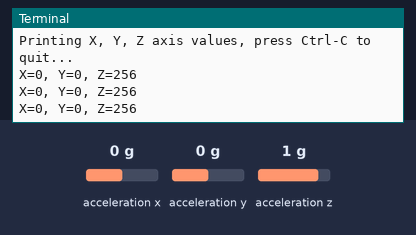
Bench run of a program on a simulated Raspberry Pi (BCM pin numbers). Shown: the last lines printed to the terminal. Inputs (shaded band) come from the test bench; at power-on: acceleration x 0 g, acceleration y 0 g, acceleration z 1 g.

Above: at 1.2 s.
1.3 s: acceleration x set to -1.4 g
At 1.9 s:
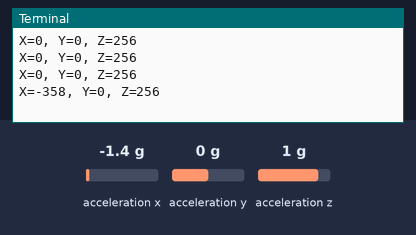
2.8 s: acceleration y set to -1.4 g
At 3.4 s:
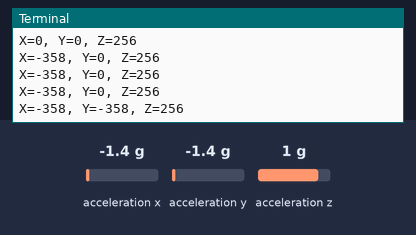
4.3 s: acceleration z set to -1.4 g
At 4.9 s:
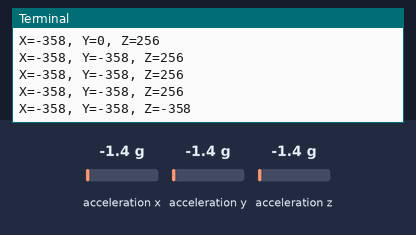

Measured:
- after the input at 1.3 s, the terminal: prints a new line after 0.21 s (image 1)
- after the input at 2.8 s, the terminal: prints a new line after 0.21 s (image 2)
- after the input at 4.3 s, the terminal: prints a new line after 0.21 s (image 3)

The program:

adxl345_i2c.py
```python
'''=====================================================================
  This program is free software: you can redistribute it and/or modify
  it under the terms of the GNU General Public License as published by
  the Free Software Foundation, either version 3 of the License, or
  (at your option) any later version.

  This program is distributed in the hope that it will be useful,
  but WITHOUT ANY WARRANTY; without even the implied warranty of
  MERCHANTABILITY or FITNESS FOR A PARTICULAR PURPOSE.  See the
  GNU General Public License for more details.

  You should have received a copy of the GNU General Public License
  along with this program.  If not, see <http://www.gnu.org/licenses/>.
  ---------------------------------------------------------------------
  Purpose : Interface Raspberry Pi with ADXL345 accelerometer via I2C.
            We use the Adafruit Python ADXL345 for this purpose.
            This can installed with "sudo pip3 install adafruit-adxl345"
            See https://github.com/adafruit/Adafruit_Python_ADXL345
            Ensure that I2C is enabled via raspi-config.
            Ensure that line i2c-dev is present in file /etc/modules
  Date    : 22 Apr 2019
  Boards  : Raspberry Pi 2, 3
  =====================================================================
'''

import time
import Adafruit_ADXL345

accel = Adafruit_ADXL345.ADXL345()

print('Printing X, Y, Z axis values, press Ctrl-C to quit...')
while True:
    x, y, z = accel.read()
    print('X={0}, Y={1}, Z={2}'.format(x, y, z))
    time.sleep(0.5)
```
